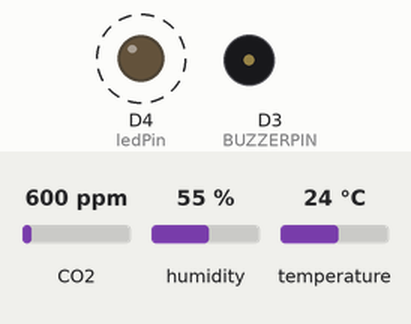
Recording of a program running on a simulated ESP8266 (NodeMCU). Parts: output pins drawn as LEDs (lit = HIGH), buzzer (waves = sounding, pin HIGH). Dashed ring = blinking. The test bench sets the inputs (shaded band); at power-on: CO2 600 ppm, humidity 55 %, temperature 24 °C. WiFi joins after 1.5 s; servers stay silent unless stated; what the program prints to the serial monitor is not drawn.

Above: at 3.7 s.
3.8 s: CO2 set to 1983 ppm
6.0 s: CO2 set to 2030 ppm
At 7.3 s:
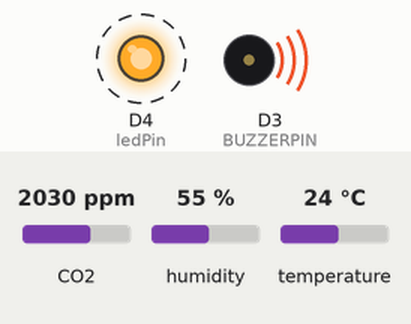
12.1 s: CO2 set to 452 ppm
At 13.5 s:
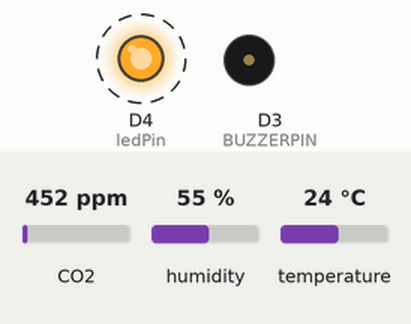
16.2 s: CO2 set to 2350 ppm
At 18.2 s:
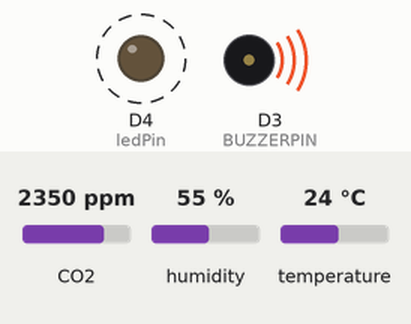
Timing chart, 0 to 21.3 s (numbered marks = the images above; inputs shaded):
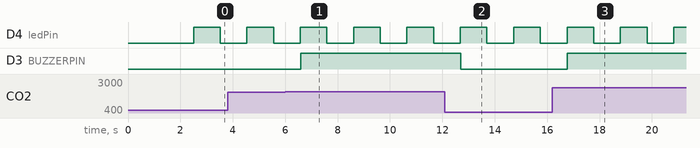

The program:

main.cpp
```cpp
#include <header.h>
#include <DHTesp.h>
#include <MQ135.h>

#define ledPin LED_BUILTIN
#define BUZZERPIN D3
#define MQ135PIN A0
#define DHTPIN D1

MQ135 mq135_sensor(MQ135PIN);
DHTesp dht;

void setup() {
    Serial.begin(115200);
    dht.setup(DHTPIN, DHTesp::DHT11);
    delay(1000);
    pinMode(ledPin, OUTPUT);
    pinMode(BUZZERPIN, OUTPUT);
    wifiSetup();
    serverSetup();
    websocketSetup();
    mdnsSetup();
}

unsigned long previousMillis;
unsigned long currentMillis;

void loop() {
    MDNS.update();
    webSocket.loop();
    currentMillis = millis();
    if (currentMillis - previousMillis >= 1000) { previousMillis = currentMillis;
        digitalWrite(ledPin, !digitalRead(ledPin));
        humidity = dht.getHumidity();
        temperature = dht.getTemperature();
        if (isnan(humidity) || isnan(temperature)) {
            Serial.println("Failed to read from DHT sensor!");
            return;
        }
        air = mq135_sensor.getPPM();
        airStatus = (air <= 1000) ? "Good Air" : ((air > 1000 && air <= 2000) ? "Bad Air" : "Danger!");
        digitalWrite(BUZZERPIN, air > 2000);
        flush();
        json["humidity"] = (String)humidity + " %";
        json["temperature"] = (String) temperature + " °C";
        json["air"] = (String) air + " ppm";
        json["status"] = airStatus;
        serializeJson(json, jsonString);
//        Serial.println(jsonString);
        webSocket.broadcastTXT(jsonString);
    }
    delay(50);
}
```

header.h
```cpp
#include <Arduino.h>
#include <ESP8266WiFi.h>
#include <ESP8266mDNS.h>
#include <ESPAsyncWebServer.h>
#include <WebSocketsServer.h>
#include <ArduinoJson.h>

#include "htmlPage.h"

AsyncWebServer server(80);
WebSocketsServer webSocket(81);

const char *ssid = "realme8266";
const char *pass = "0123456789";

int humidity, temperature, air;
String airStatus;

JsonDocument json;
String jsonString;

void flush() {
    json.clear();
    jsonString = "";
}

void wifiSetup() {
    WiFi.begin(ssid, pass);
    Serial.print("\nConnecting to wifi ");
    while (WiFi.status() != WL_CONNECTED) {
        Serial.print('.');
        delay(500);
    }
    Serial.println("\nConnected to wifi " + (String) ssid);
    Serial.println("IP Address: " + WiFi.localIP().toString());
}

void mdnsSetup() {
    Serial.println(
        !MDNS.begin("esp")
        ? "Error setting up mDNS responder!"
        : "mDNS responder started"
    );
}

void serverSetup() {
    server.on("/", HTTP_GET, [](AsyncWebServerRequest *request) {
        request -> send(200, "text/html", htmlPage);
    });
    server.on("/api/monitoring", HTTP_GET, [](AsyncWebServerRequest *request){
        request -> send(200, "application/json", jsonString);
    });
    server.onNotFound([](AsyncWebServerRequest *request) {
        request -> send(404, "text/plain", "Not found");
    });
    server.begin();
}

void websocketSetup() {
    webSocket.begin();
    webSocket.onEvent([](uint8_t num, WStype_t type, uint8_t *payload, size_t length) {
        switch (type) {
            case WStype_DISCONNECTED:
                Serial.printf("[%u] Disconnected!\n", num);
                break;
            case WStype_CONNECTED: {
                IPAddress ip = webSocket.remoteIP(num);
                Serial.printf("[%u] Connected from %d.%d.%d.%d\n", num, ip[0], ip[1], ip[2], ip[3]);
                webSocket.sendTXT(num, "Connected");
            } break;
            case WStype_TEXT:
                Serial.printf("[%u] Received text: %s\n", num, payload);
                webSocket.sendTXT(num, payload);
                break;
            default: break;
        }
    });
}
```

htmlPage.h
```cpp
#include "Arduino.h"

const char htmlPage[] PROGMEM = R"(
<!DOCTYPE html>
<html lang=en>
<head>
<meta charset=UTF-8 />
<meta name=viewport content="width=device-width, initial-scale=1.0" />
<title>esp</title>
<script src=https://cdn.tailwindcss.com></script>
<style>table{width:100%}td{padding:6px}table tr td:nth-child(1){text-align:left}table tr td:nth-child(2){text-align:right}</style>
</head>
<body>
<div class="shadow-[0_20px_50px_rgba(8,_112,_184,_0.7)] w-[320px] h-[220px] mx-auto rounded-xl mt-4">
<div id=connecting class="w-full h-full flex items-center justify-center">
<h3 class=text-lg>Connecting ...</h3>
</div>
<div id=connected class="px-8 py-4 w-full h-full hidden">
<div class="font-bold text-xl mb-4 text-[rgba(8,_112,_184,_1)] text-center">
Monitoring Details
</div>
<table>
<tr>
<td>Humidity :</td>
<td id=humidity>54 %</td>
</tr>
<tr>
<td>Temperature :</td>
<td id=temperature>27 &deg;C</td>
</tr>
<tr>
<td>Air Quality :</td>
<td id=air>80 ppm</td>
</tr>
<tr>
<td>AQI Status :</td>
<td id=status>Good Air</td>
</tr>
</table>
</div>
</div>
<p id=value class="mt-12 text-center"></p>
<script>socket=new WebSocket('ws://192.168.5.110:81')
socket.onopen=(e)=>{console.log('[socket] socket.onopen')}
socket.onerror=(e)=>{console.log('[socket] socket.onerror')}
socket.onmessage=(e)=>{const message=e.data
if(message!=='Connected'){document.getElementById('connected').classList.remove('hidden')
document.getElementById('connecting').classList.add('hidden')
const data=JSON.parse(message)
console.log(data)
document.getElementById('humidity').innerHTML=data.humidity
document.getElementById('temperature').innerHTML=data.temperature
document.getElementById('air').innerHTML=data.air
document.getElementById('status').innerHTML=data.status}else{document.getElementById('connected').classList.add('hidden')
document.getElementById('connecting').classList.remove('hidden')}}</script>
</body>
</html>
)";
```

Measured:
- the behaviour switches between 2000 and 2001 ppm on CO2 (found by bisection; images 0 and 1)
- after the input at 6.0 s, D3 (BUZZERPIN): LOW → HIGH after 0.59 s
- after the input at 12.1 s, D3 (BUZZERPIN): HIGH → LOW after 0.60 s
- after the input at 16.2 s, D3 (BUZZERPIN): LOW → HIGH after 0.57 s
- by itself, D4 (ledPin): alternates HIGH for 1.0 s and LOW for 1.0 s
